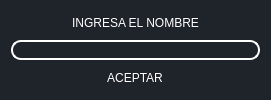
<?xml version="1.0" encoding="UTF-8"?>
<ui version="4.0">
 <class>Dialog</class>
 <widget class="QDialog" name="Dialog">
  <property name="geometry">
   <rect>
    <x>0</x>
    <y>0</y>
    <width>271</width>
    <height>100</height>
   </rect>
  </property>
  <property name="windowTitle">
   <string>Dialog</string>
  </property>
  <property name="styleSheet">
   <string notr="true">*{
	font: 11pt &quot;Tempus Sans ITC&quot;;
	border: none;
	background-color: transparent;
	background: transparent;
	padding: 0;
	margin: 0;
	color: #fff;
}

#Dialog{
	background-color: #1f232a;
}

QPushButton{
border-radius:10px;
}

QPushButton:hover{
border-radius:10px;
background-color: rgb(23,139,216);
}

QLineEdit{
border-radius:10px;
border: 2px solid rgb(255,255,255);
}

QLineEdit:hover{
border: 2px solid rgb(23,139,216);
}

QLineEdit:focus{
color: rgb(0, 0, 0);
background-color: rgb(255,255,255);
border: 2px solid rgb(91,220,252);
}</string>
  </property>
  <layout class="QVBoxLayout" name="verticalLayout">
   <item>
    <widget class="QLabel" name="label_2">
     <property name="maximumSize">
      <size>
       <width>16777215</width>
       <height>25</height>
      </size>
     </property>
     <property name="text">
      <string>INGRESA EL NOMBRE</string>
     </property>
     <property name="alignment">
      <set>Qt::AlignCenter</set>
     </property>
    </widget>
   </item>
   <item>
    <widget class="QLineEdit" name="buscar_usuario"/>
   </item>
   <item alignment="Qt::AlignHCenter">
    <widget class="QPushButton" name="boton_buscar">
     <property name="maximumSize">
      <size>
       <width>16777215</width>
       <height>25</height>
      </size>
     </property>
     <property name="text">
      <string>ACEPTAR</string>
     </property>
    </widget>
   </item>
  </layout>
 </widget>
 <resources/>
 <connections/>
</ui>
